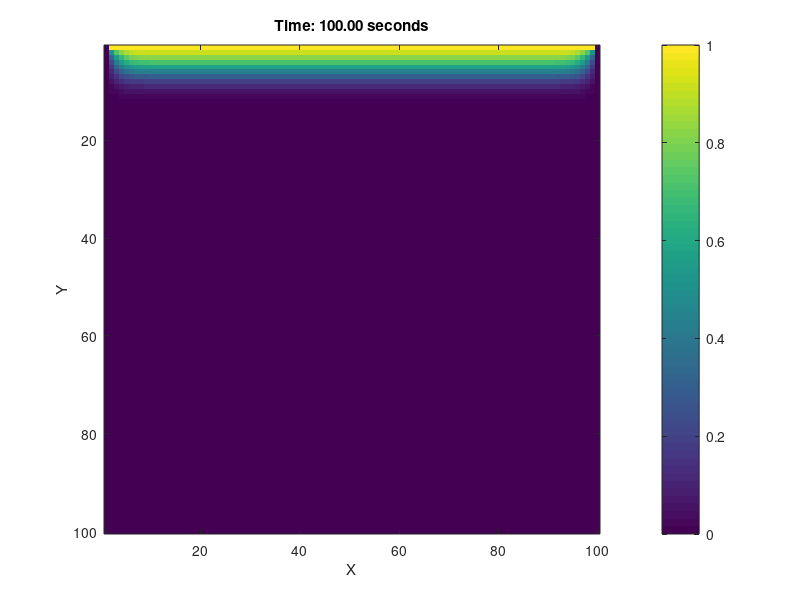

This chart was generated by the following MATLAB code:
% Define the initial conditions
nx = 100; % number of points in the x direction
ny = 100; % number of points in the y direction
D = 1e-4; % diffusion coefficient
t_end = 100; % end time
dt = 0.5; % time step
dx = 0.05; % spatial step
dy = 0.05; % spatial step
C = zeros(nx,ny); % initial concentration

% Define the boundary conditions
C(1:5,:) = 1; % left boundary
C(nx,:) = 0; % right boundary
C(:,1) = 0; % bottom boundary
C(:,ny) = 0; % top boundary

% Implement the finite difference method
for t = 0:dt:t_end
    for i = 2:nx-1
        for j = 2:ny-1
            C(i,j) = C(i,j) + D*dt*(C(i+1,j)-2*C(i,j)+C(i-1,j))/(dx^2) ...
                     + D*dt*(C(i,j+1)-2*C(i,j)+C(i,j-1))/(dy^2);
        end
    end
    
    % Plot the concentration at each time step
    imagesc(C);
    colorbar;
    title(sprintf('Time: %0.2f seconds',t));
    xlabel('X');
    ylabel('Y');
    drawnow;
end